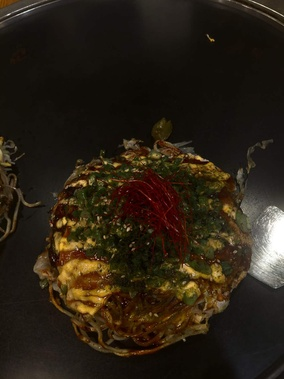
#> input picture traditional/02.jpeg, 284 x 379 px, shrunk from 1280 x 1706 before the run
$ python hello.py
#> lines starting #> are read from the running program, lines starting #| are printed output that depends on the picture
import cv2
import numpy as np
import matplotlib.pyplot as plt

# Read color image then convert to RGB for consistent display + processing
image_bgr = cv2.imread("02.jpeg", cv2.IMREAD_COLOR)
#> image_bgr is the input picture: shape (379, 284, 3); mean B, G, R 20.6, 33, 42.5
image = cv2.cvtColor(image_bgr, cv2.COLOR_BGR2RGB)   # <-- changed

def gamma_correction(image, gamma):
    normalized_img = image.astype(np.float32) / 255.0
    gamma_corrected_img = np.power(normalized_img, gamma)
    return np.uint8(gamma_corrected_img * 255)

def apply_gamma_on_luminance_rgb(rgb_img, gamma):
    # RGB -> YCrCb
    ycrcb = cv2.cvtColor(rgb_img, cv2.COLOR_RGB2YCrCb)  # <-- changed

    # gamma only on Y channel
    ycrcb[:, :, 0] = gamma_correction(ycrcb[:, :, 0], gamma)

    # back to RGB
    return cv2.cvtColor(ycrcb, cv2.COLOR_YCrCb2RGB)     # <-- changed

def display_images(titles, images, save_path):
    fig, axs = plt.subplots(1, len(images), figsize=(15, 5))
    if len(images) == 1:
        axs = [axs]

    for ax, title, img in zip(axs, titles, images):
        if img.ndim == 2:
            ax.imshow(img, cmap='gray')
        else:
            ax.imshow(img)  # already RGB
        ax.set_title(title)
        ax.axis('off')

    plt.tight_layout()
    plt.savefig(save_path, dpi=300)
    plt.show()

gamma_0_5 = apply_gamma_on_luminance_rgb(image, 0.5)
#> in apply_gamma_on_luminance_rgb, `ycrcb = cv2.cvtColor(rgb_img, cv2.COLOR_RGB2YCrCb)`: ycrcb: shape (379, 284, 3); mean of channels 0, 1, 2 34.3, 133.8, 120.2
#> in gamma_correction, `normalized_img = image.astype(np.float32) / 255.0`:
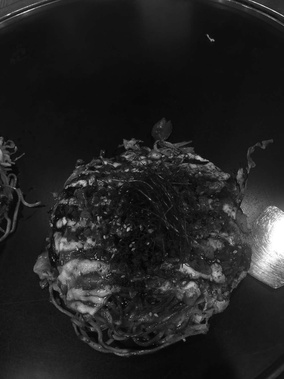
#> normalized_img: shape (379, 284) float32; min 0.00392, max 1, mean 0.135
#> in gamma_correction, `gamma_corrected_img = np.power(normalized_img, gamma)`:
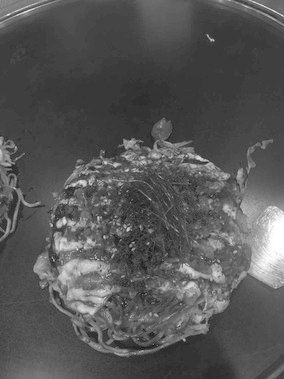
#> gamma_corrected_img: shape (379, 284) float32; min 0.0626, max 1, mean 0.342
#> in apply_gamma_on_luminance_rgb, `ycrcb[:, :, 0] = gamma_correction(ycrcb[:, :, 0], gamma)`: ycrcb: shape (379, 284, 3); mean of channels 0, 1, 2 86.5, 133.8, 120.2
#> in apply_gamma_on_luminance_rgb, `return cv2.cvtColor(ycrcb, cv2.COLOR_YCrCb2RGB)`:
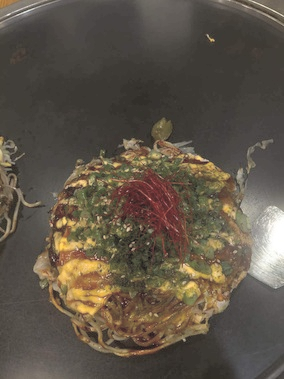
#> returned value: shape (379, 284, 3); mean R, G, B 94.6, 85.1, 72.7
gamma_2   = apply_gamma_on_luminance_rgb(image, 2.0)
#> call 2 of apply_gamma_on_luminance_rgb, with gamma = 2
#> call 2 of gamma_correction, with gamma = 2
#> in gamma_correction (call 2), `gamma_corrected_img = np.power(normalized_img, gamma)`:
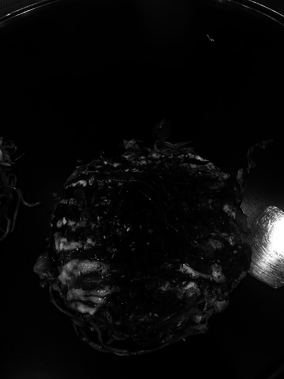
#> gamma_corrected_img: shape (379, 284) float32; min 1.54e-05, max 1, mean 0.0352
#> in apply_gamma_on_luminance_rgb (call 2), `ycrcb[:, :, 0] = gamma_correction(ycrcb[:, :, 0], gamma)`: ycrcb: shape (379, 284, 3); mean of channels 0, 1, 2 8.5, 133.8, 120.2
#> in apply_gamma_on_luminance_rgb (call 2), `return cv2.cvtColor(ycrcb, cv2.COLOR_YCrCb2RGB)`:
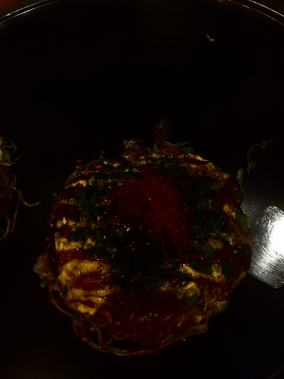
#> returned value: shape (379, 284, 3); mean R, G, B 16.7, 7.7, 3.4

display_images(
    ["Original Image", "Gamma on Y (0.5)", "Gamma on Y (2.0)"],
    [image, gamma_0_5, gamma_2],
    save_path="gamma_results.png"
)
#> the loop in display_images, `for ax, title, img in zip(axs, titles, images):` made 3 passes
#> title on passes 1 to 3: 'Original Image', 'Gamma on Y (0.5)', 'Gamma on Y (2.0)'

$ run again, with traditional/1.png saved as traditional/02.jpeg
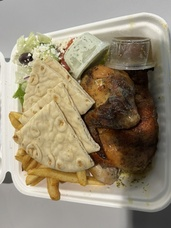
#> input picture traditional/1.png, 171 x 228 px, shrunk from 768 x 1024 before the run
#> image_bgr is the input picture: shape (228, 171, 3); mean B, G, R 117.8, 139.8, 151.2
#> in gamma_correction, `normalized_img = image.astype(np.float32) / 255.0`:
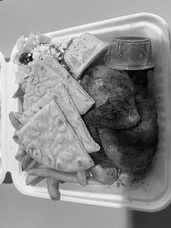
#> normalized_img: shape (228, 171) float32; min 0.00392, max 0.992, mean 0.552
#> in apply_gamma_on_luminance_rgb (call 2), `return cv2.cvtColor(ycrcb, cv2.COLOR_YCrCb2RGB)`:
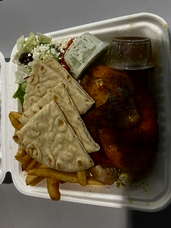
#> returned value: shape (228, 171, 3); mean R, G, B 101.1, 89.9, 70.8
#> the loop in display_images, `for ax, title, img in zip(axs, titles, images):` made 3 passes
#> title on passes 1 to 3: 'Original Image', 'Gamma on Y (0.5)', 'Gamma on Y (2.0)'
